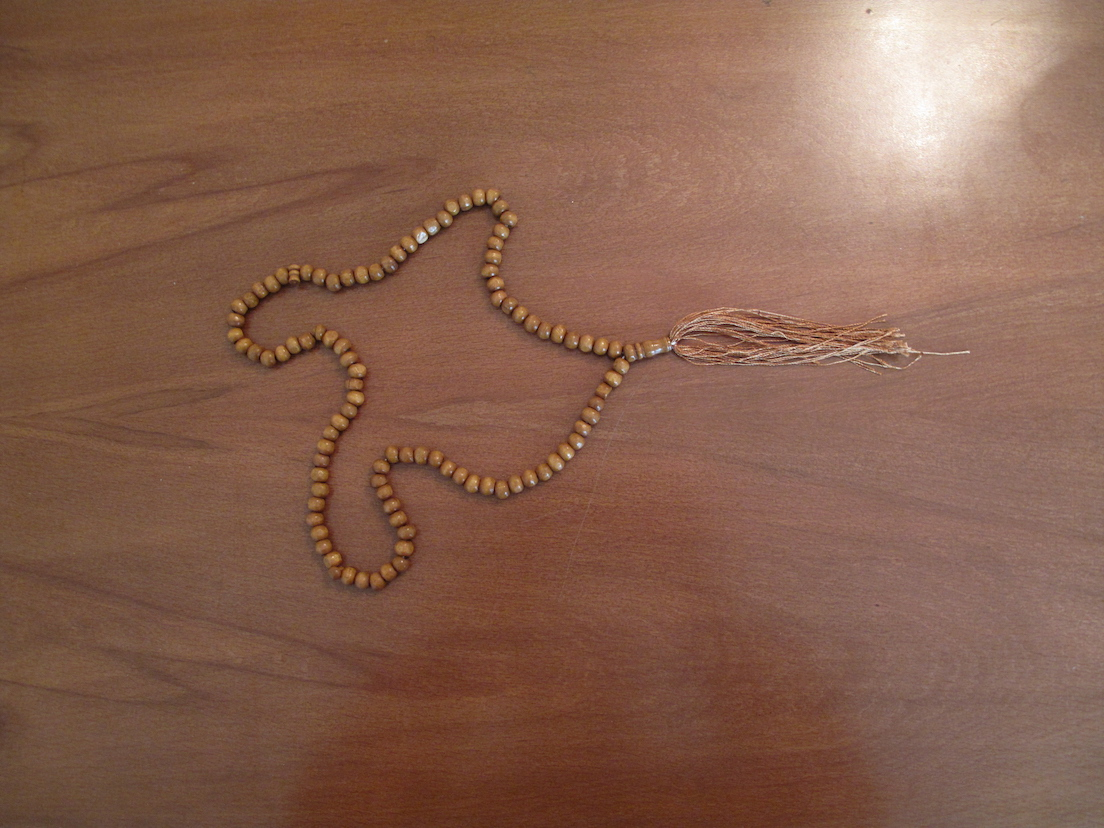
#> input picture EX3/EX3_Q5/images/tasbih.jpg, 1104 x 828 px; its folder holds only this picture in this run
$ python q5.py
#> lines starting #> are read from the running program, lines starting #| are printed output that depends on the picture
### EX3/EX3_Q5/utilities.py
import cv2 as cv
import numpy as np
from math import sqrt

base_images_address = 'images/'
base_results_address = 'results/'

vertices_ = list()
centers = list()
iteration_counter = 0


# [47 lines left out: functions add_remove_vertex, cal_internal_energy, not called in this run]


def cal_average_length_of_contoure(vertices):
    data = np.ndarray(len(vertices))
    for index in range(len(vertices)):
        if index != len(vertices) - 1:
            sub_x = vertices[index + 1][0] - vertices[index][0]
            sub_y = vertices[index + 1][1] - vertices[index][1]

            data[index] = pow(sub_x, 2) + pow(sub_y, 2)
        else:
            sub_x = vertices[index][0] - vertices[0][0]
            sub_y = vertices[index][1] - vertices[0][1]

            data[index] = pow(sub_x, 2) + pow(sub_y, 2)

    return np.average(data)


def cal_external_energy(edge_detected_image, vertices, index):
    return edge_detected_image[vertices[index][1], vertices[index][0]]


# [35 lines left out: functions cal_centers_energy, cal_energy, not called in this run]


def iteration(edge_detected_image, vertices, indexes, centers, alpha, gamma, beta, k_window, max_iteration):
    global iteration_counter
    while iteration_counter < max_iteration:
        halt = True

        average_of_length_ = cal_average_length_of_contoure(vertices)

        data = np.ndarray((k_window * k_window, len(vertices), 2))

        for k in range(len(vertices)):
            for l in range(k_window * k_window):
                if k == 0:
                    data[l][k] = [l, 0]
                    continue

                minimum = np.inf

                for i in (np.array(range(k_window)) - k_window // 2):

                    for j in (np.array(range(k_window)) - k_window // 2):
                        total_vertex = [vertices[k][0] + indexes[l][0], vertices[k][1] + indexes[l][1]]
                        pre_vertex = [vertices[k - 1][0] + i, vertices[k - 1][1] + j]

                        index = k_window * (k_window // 2 + i) + j + k_window // 2

                        energy = cal_energy(edge_detected_image,
                                            [total_vertex, pre_vertex],
                                            alpha, gamma, beta,
                                            average_of_length_, centers) + data[index][k - 1][1]

                        if energy < minimum:
                            minimum = energy
                            data[l][k] = [index, energy]

        arg_min = np.argmin(data[:, len(vertices) - 1, 1])
        while_counter = len(vertices) - 1
        next_vertex = int(data[arg_min, while_counter, 0])

        while while_counter != -1:

            if while_counter == 0:
                vertices[while_counter] = vertices[len(vertices) - 1]

            if indexes[next_vertex][0] != 0 or indexes[next_vertex][1] != 0:
                halt = False

            vertices[while_counter][0] = vertices[while_counter][0] + indexes[next_vertex][0]
            vertices[while_counter][1] = vertices[while_counter][1] + indexes[next_vertex][1]

            next_vertex = int(data[next_vertex, while_counter, 0])

            while_counter -= 1

        add_remove_vertex(vertices, 20, 5)
        iteration_counter += 1

        if halt:
            break

    temp_image = cv.imread(base_images_address + 'tasbih.jpg')

    cv.drawContours(temp_image, [np.array(vertices)], -1, (0, 255, 0), 2)
    for vertex in vertices:
        cv.circle(temp_image, (vertex[0], vertex[1]), 2, (0, 0, 100), 1)

    cv.imwrite(base_results_address + "res09.jpg", temp_image)


def apply_sobel_filter_x(gray_image):
    gray_image = gray_image.astype(np.float_)

    sobel_x = np.array([[-1, 0, 1], [-2, 0, 2], [-1, 0, 1]])
    filtered_image_x = cv.filter2D(gray_image, -1, sobel_x)

    return filtered_image_x ** 2


def apply_sobel_filter_y(gray_image):
    gray_image = gray_image.astype(np.float_)

    sobel_y = np.array([[-1, -2, -1], [0, 0, 0], [1, 2, 1]])
    filtered_image_y = cv.filter2D(gray_image, -1, sobel_y)

    return filtered_image_y ** 2


def get_gradient(gray_image):
    x = apply_sobel_filter_x(gray_image)
    y = apply_sobel_filter_y(gray_image)

    gradient = x + y

    return gradient

### EX3/EX3_Q5/q5.py
from utilities import *

indexes = [[-1, -1], [-1, 0], [-1, 1],
           [0, -1], [0, 0], [0, 1],
           [1, -1], [1, 0], [1, 1]]

image = cv.imread(base_images_address + 'tasbih.jpg')
#> image is the input picture: shape (828, 1104, 3); mean B, G, R 78.3, 96.5, 134.8

image = cv.medianBlur(image, 5)
image = cv.bilateralFilter(image, -1, 50, 12)
gray_image = cv.cvtColor(image, cv.COLOR_BGR2GRAY)
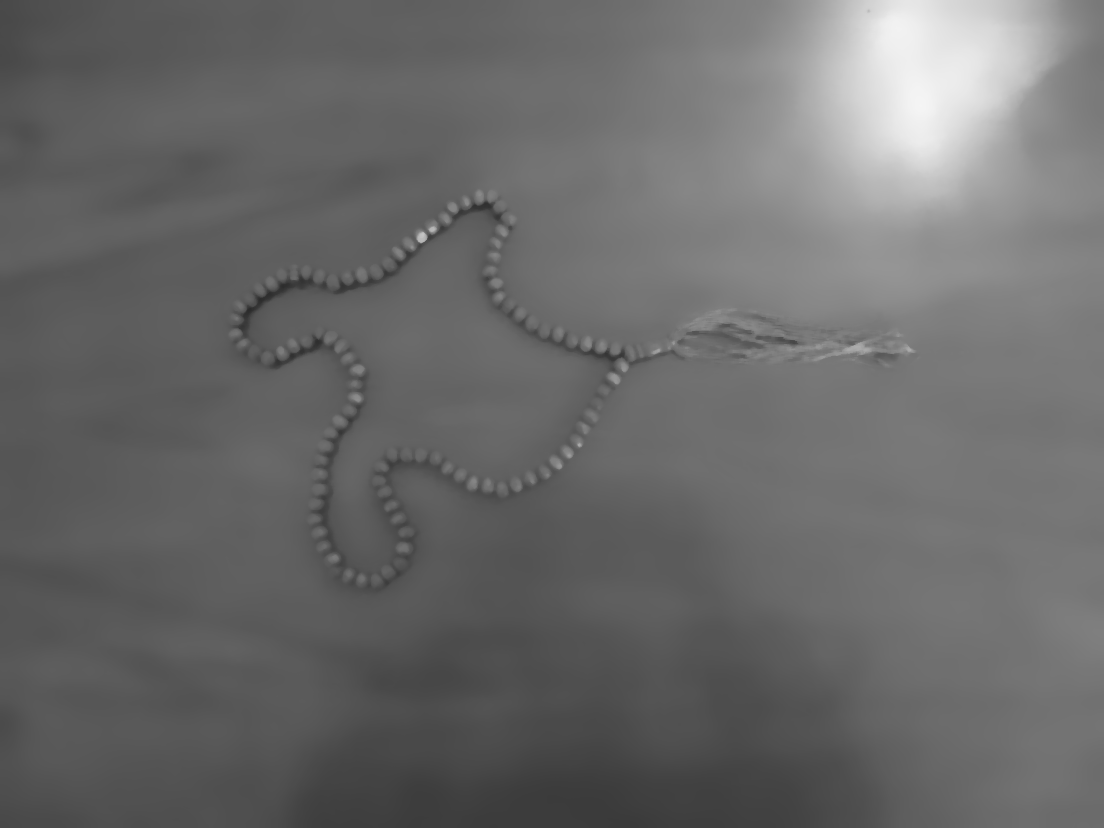
#> gray_image: shape (828, 1104); min 43, max 245, mean 105.9

edge_detected_image_ = get_gradient(gray_image)
#> in apply_sobel_filter_x, `filtered_image_x = cv.filter2D(gray_image, -1, sobel_x)`:
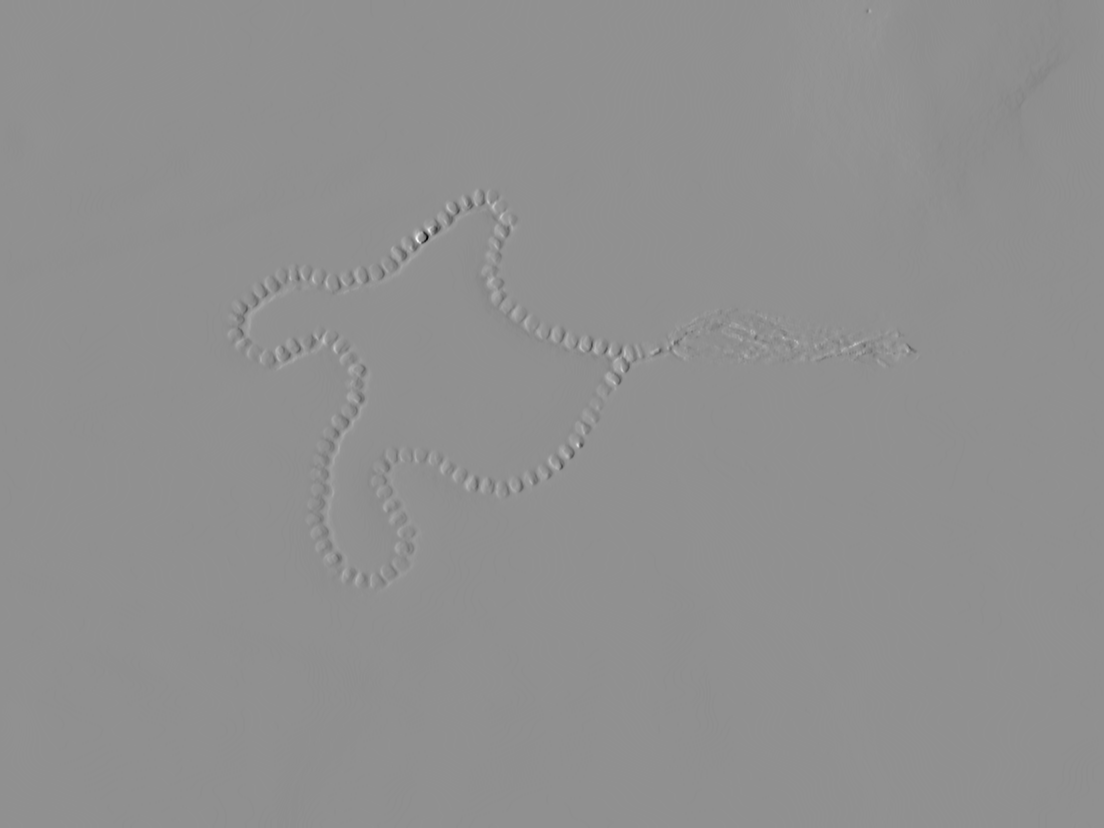
#> filtered_image_x: shape (828, 1104) float64; min -368, max 282, mean 0.3; drawn with min black and max white


def mouse_handler(event, x, y, flags, param):
    if event == cv.EVENT_LBUTTONDOWN:
        vertices_.append([x, y])
        cv.circle(image, (x, y), 2, (0, 0, 255), 2)
    if event == cv.EVENT_RBUTTONDOWN:
        centers.append([x, y])
        cv.circle(image, (x, y), 2, (255, 0, 0), 5)


cv.namedWindow('window', cv.WINDOW_NORMAL)
cv.setMouseCallback('window', mouse_handler)

while True:
    cv.imshow('window', image)

    key = cv.waitKey(100)
#> (key Esc is pressed here)
    if key == 27:
        cv.destroyAllWindows()
        break

iteration(edge_detected_image_, vertices_, indexes, centers, 100, 48500, 25000, k_window=3, max_iteration=200)
#> after the loop in iteration, `while iteration_counter < max_iteration:`: iteration_counter = 0; vertices = []
#> (the run stopped early here; a loop or call above may not have finished)
